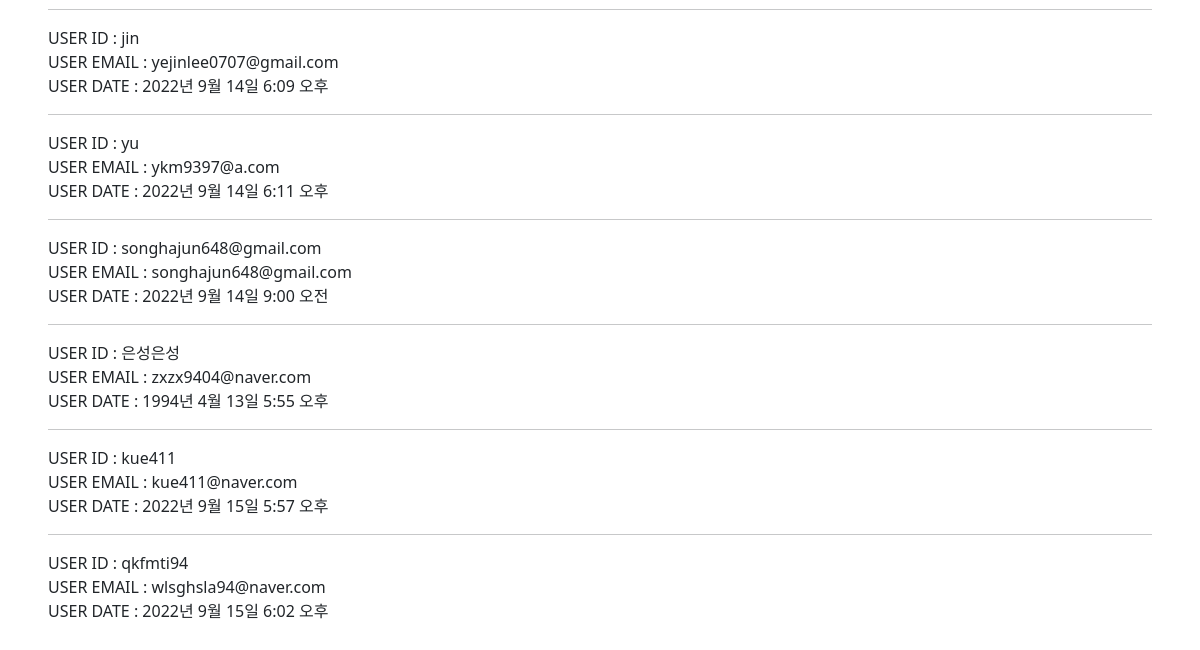
/accounts/index/ (lower part), run on an earlier commit of the app's database.
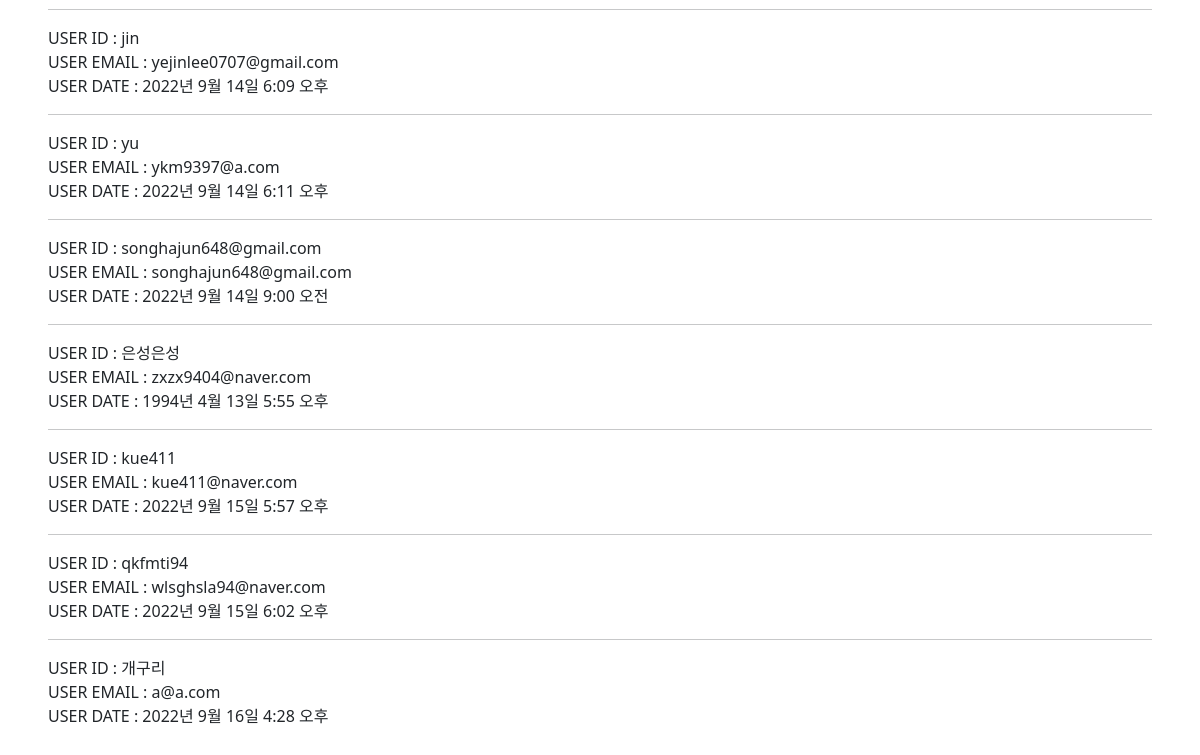
And on a later commit of the database.
### accounts/models.py (models this page shows)
class User(AbstractUser):
    pass

### accounts/views.py (the view)
# urls.py: path('index/', views.index, name = 'index'),
def index(request):
    database = User.objects.all()  # 쿼리셋
    print(request.user)
    context = {
        "database" : database
    }
    return render(request, 'accounts/index.html', context)

### accounts/templates/accounts/index.html (shortened to what this page needs)
{% extends 'base.html' %}
{% block content %}
{% if request.user.is_superuser == 0 %}
  {% for data in database %}
      <hr>
      USER ID : {{data.username}} <br>
      USER EMAIL : {{data.email}} <br>
      USER DATE : {{data.date_joined}}
  {% endfor %}
{% endif %}
{% endblock content %}

### crud/templates/base.html (shortened to what this page needs)
<html lang="en">
  <head>
    <link href="https://cdn.jsdelivr.net/npm/bootstrap@5.2.0/dist/css/bootstrap.min.css" rel="stylesheet">
  </head>
  <body>
    <div class='mx-5 my-5'>
      <div>
      {% block content %}
      {% endblock content %}
      </div>
    </div>
  </body>
</html>

What changed in the data, as far as the page shows it:
added User: username "개구리", email "a@a.com", date_joined "2022년 9월 16일 4:28 오후"
